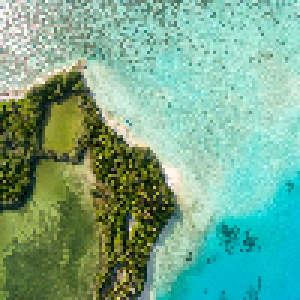
#> input picture hw6/image1.png, 100 x 100 px (shown 3 times larger)
$ python kernel_kmeans.py
#> lines starting #> are read from the running program, lines starting #| are printed output that depends on the picture
### hw6/utils.py
import os
import imageio
import imageio.v3 as iio
import numpy as np
import matplotlib.pyplot as plt
from scipy.spatial.distance import pdist, cdist, squareform

colors = ['black', 'darkorange', 'cornflowerblue',
          'silver', 'gold', 'green', 'navy',
          'magenta', 'yellow', 'red']


class Clustering:
    def __init__(self,
                 tgt_img: str,
                 method: str,
                 n_clusters: int,
                 init_method: str,
                 cut: str = "",
                 gamma_s=1/(100*100),
                 gamma_c=1/(255*255)):
#> called with tgt_img = 'image1.png', method = 'Kernel_KMeans', n_clusters = 2, init_method = 'random', cut = '', gamma_s = 0.0001, gamma_c = 1.54e-05
        assert method in ["Kernel_KMeans", "Spectral"]
        assert init_method in ["random", "kmeans++"]
        assert cut in ["", "ratio", "normalized"]
        self.method = method
        self.init_method = init_method
        self.img = iio.imread(tgt_img)
#> self.img is the input picture: shape (100, 100, 3); mean R, G, B 117.4, 169.4, 141.1
        self.tgt_img = tgt_img.split(".")[0]
        self.img_coord = np.array(
            np.meshgrid(np.arange(self.img.shape[0]), np.arange(self.img.shape[1]))
        ).T.reshape(-1, 2)
        self.n_clusters = n_clusters
        self.gamma_s = gamma_s
        self.gamma_c = gamma_c
        self.num_pixels = self.img.shape[0] * self.img.shape[1]
#> self.num_pixels = 10000

        # for Spectral
        self.cut = cut

        self.K = None

        # which cluster for each pixel
        self.grps = None

        # path to store experiment results
        self.file_dir = None

        self.init(init_method)

    def get_kernel(self):
        img_flattened = self.img.reshape(self.num_pixels, 3)

        # spatial similarity
        K_s = squareform(np.exp(-self.gamma_s * pdist(self.img_coord, metric='sqeuclidean')))
        np.fill_diagonal(K_s, 1.0)

        # color similarity
        K_c = squareform(np.exp(-self.gamma_c * pdist(img_flattened, metric='sqeuclidean')))
        np.fill_diagonal(K_c, 1.0)

        # Gram matrix
        K = K_s * K_c

        return K

    def init(self, init_method: str):
#> called with init_method = 'random'
        self.K = self.get_kernel()

        # randomly assign a cluster to each pixel
        self.grps = np.random.randint(self.n_clusters, size=self.num_pixels)

        self.file_dir = f"./{self.method}/{self.tgt_img}_{self.n_clusters}c_{init_method}_{self.cut}"
        os.makedirs(self.file_dir, exist_ok=True)
        for file in os.listdir(self.file_dir):
            os.remove(os.path.join(self.file_dir, file))

    def clustering(self):
        if self.method == "Kernel_KMeans":
            # record distance of each pixel to cluster centroid
            dist = np.zeros((self.num_pixels, self.n_clusters))
            for it in range(1000):
                dist.fill(0)
                for grp in range(self.n_clusters):
                    m = self.grps == grp
                    # mean of within group data points as cluster centroid
                    dist[:, grp] += np.mean(self.K[m][:, m])
                    # calculate distance of all pixels -> this cluster centroid
                    dist[:, grp] -= 2 * np.mean(self.K[:, m], axis=1)
                old_grps = self.grps
                # based on new evaluated distances, reassign cluster for each pixel
                self.grps = new_grps = np.argmin(dist, axis=1)

                self.plt_clustered_img(it)

                num_changed = np.count_nonzero(new_grps - old_grps)
                if num_changed / self.num_pixels < 1e-3:
                    print(f"Converge at iter: {it}")
                    break
#> this loop made 9 passes
#> pass 1, in plt_clustered_img, `plt.savefig(os.path.join(self.file_dir, file_name + ".png"))`:
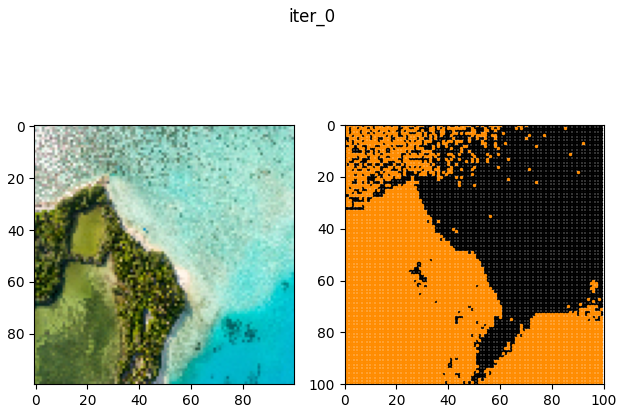
#> figure drawn by matplotlib, 2 panels
#> pass 2, in plt_clustered_img (call 2), `plt.savefig(os.path.join(self.file_dir, file_name + ".png"))`:
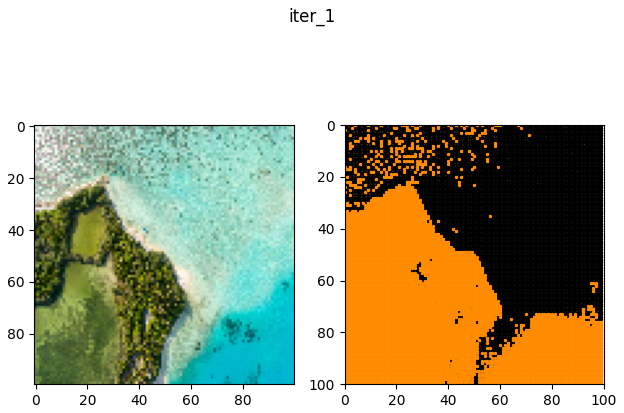
#> figure drawn by matplotlib, 2 panels
#> after the loop, dist = 10000 pairs, first value -0.965 to 0.509, second value -0.903 to 0.357
            self.draw_gif()

        elif self.method == "Spectral":
            D = self.K.sum(axis=1)
            if self.cut == "ratio":
                L = np.diag(D) - self.K
            elif self.cut == "normalized":
                D = np.diag(D**-0.5)
                L = D @ self.K @ D
            else:
                raise ValueError(f"Unknown cut : {self.cut}")

            i_val, i_vec = np.linalg.eig(L)
            # nth column is the nth (largest eigen value) eigen vector
            U = i_vec[:, np.argsort(i_val)[::-1]]

            # pick top `n_clusters` eigen vector
            # due to floating point precision, i_val may contain complex value
            # use .real to treat it as 0
            U = U[:, :self.n_clusters].real

            # normalize each row vector as unit length vector
            U /= np.sqrt((U ** 2).sum(axis=1, keepdims=True))

            if self.init_method == "random":
                # pick `n_clusters` data points as centroids randomly from all pixels
                centroids = U[np.random.choice(self.num_pixels, size=self.n_clusters, replace=False), :]
            elif self.init_method == 'kmeans++':
                centroids = [U[np.random.choice(self.num_pixels), :]]
                # carefully choose the initial centroid,
                # The goal is to make the centroids spread out as much as possible
                for i in range(self.n_clusters - 1):
                    dist = np.min(cdist(U, centroids, 'euclidean'), axis=1)
                    prob = dist / np.sum(dist)
                    # pick one centroid, the more far, the more likely to be picked
                    centroids.append(U[np.random.choice(self.num_pixels, p=prob)])
                centroids = np.array(centroids)
            else:
                raise ValueError(f"Unknown init method : {self.init_method}")

            for it in range(1000):
                # distance of all points to all centroids
                p2c = cdist(U, centroids, metric='euclidean')
                old_grps = self.grps
                # reassign groups(clusters) to all points
                self.grps = new_grps = np.argmin(p2c, axis=1)
                num_changed = np.count_nonzero(new_grps - old_grps)

                # update centroid
                for i in range(self.n_clusters):
                    m = self.grps == i
                    centroids[i, :] = np.mean(U[m, :], axis=0)

                self.plt_clustered_img(it)

                if num_changed / self.num_pixels < 1e-3:
                    break

            self.draw_gif()
            if self.n_clusters == 2:
                self.plt_eigen_space(U)
        else:
            raise ValueError(f"Unknown method : {self.method}")

    def plt_clustered_img(self, nth_iter: int):
        plt.subplot(121, aspect='equal')
        plt.imshow(self.img)
        n = int(np.sqrt(self.num_pixels))
        plt.subplot(122, aspect='equal')

        for grp in range(self.n_clusters):
            m = self.grps == grp
            plt.scatter(self.img_coord[m][:, 1], self.img_coord[m][:, 0], s=2, color=colors[grp])
        plt.xlim(0, n)
        plt.ylim(n, 0)

        file_name = f"iter_{nth_iter}"
        plt.suptitle(file_name)
        plt.tight_layout()
        plt.savefig(os.path.join(self.file_dir, file_name + ".png"))

    def draw_gif(self):
        gif_file_path = os.path.join(self.file_dir, "result.gif")
        with imageio.get_writer(gif_file_path, mode='I', duration=0.5) as writer:
            for filename in sorted(os.listdir(self.file_dir)):
                image = iio.imread(os.path.join(self.file_dir, filename))
                writer.append_data(image)

    # [8 lines left out: function plt_eigen_space, not called in this run]

### hw6/kernel_kmeans.py
from utils import Clustering


if __name__ == '__main__':
    # 2 images X 3 types of clustering
    Clustering(tgt_img="image1.png",
               method="Kernel_KMeans",
               n_clusters=2,
               init_method="random").clustering()
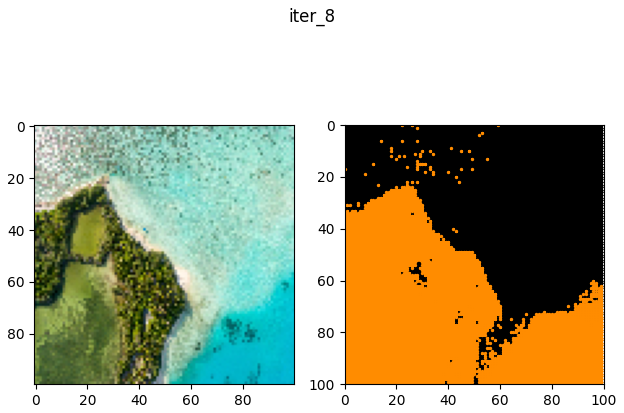
#> figure drawn by matplotlib, 2 panels
